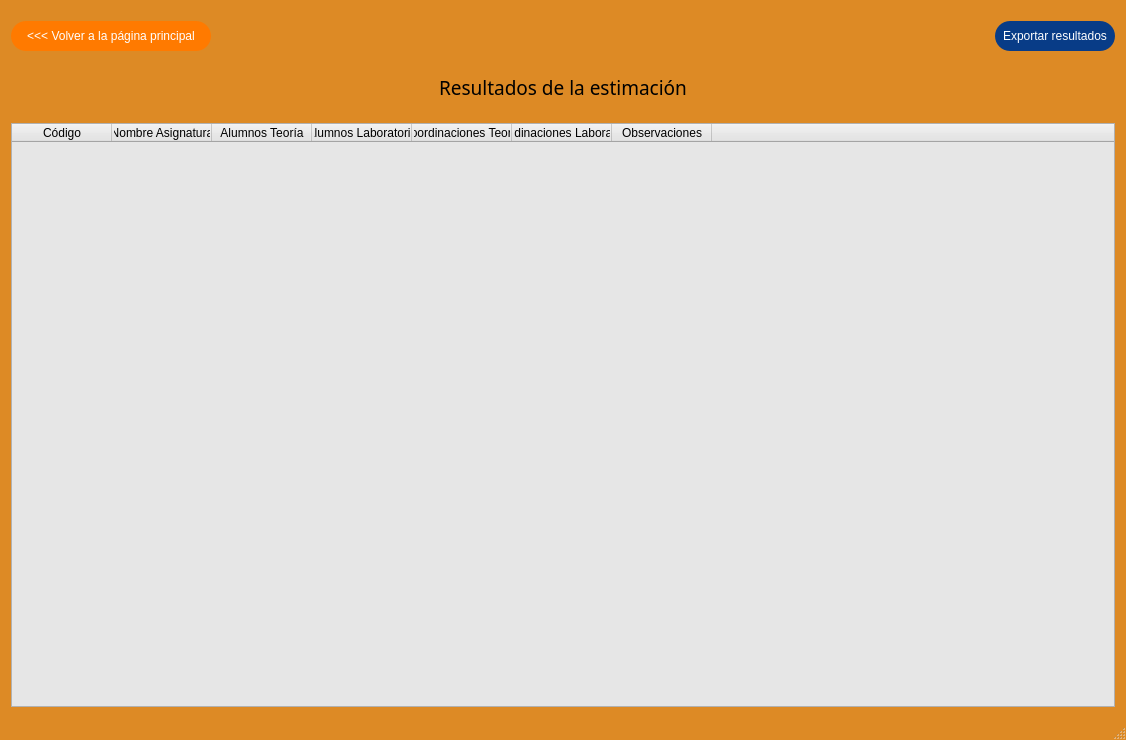
<?xml version="1.0" encoding="UTF-8"?>
<ui version="4.0">
 <class>MainWindow</class>
 <widget class="QMainWindow" name="MainWindow">
  <property name="geometry">
   <rect>
    <x>0</x>
    <y>0</y>
    <width>1126</width>
    <height>740</height>
   </rect>
  </property>
  <property name="minimumSize">
   <size>
    <width>1080</width>
    <height>720</height>
   </size>
  </property>
  <property name="windowTitle">
   <string>MainWindow</string>
  </property>
  <property name="styleSheet">
   <string notr="true">QMainWindow {
	background: #dd8a25;  /* fallback for old browsers */
background: -webkit-linear-gradient(to right, #fbf2e5, #dd8a25);  /* Chrome 10-25, Safari 5.1-6 */
background: linear-gradient(to right, #fbf2e5, #dd8a25); /* W3C, IE 10+/ Edge, Firefox 16+, Chrome 26+, Opera 12+, Safari 7+ */

}</string>
  </property>
  <property name="tabShape">
   <enum>QTabWidget::Rounded</enum>
  </property>
  <property name="unifiedTitleAndToolBarOnMac">
   <bool>false</bool>
  </property>
  <widget class="QWidget" name="centralwidget">
   <layout class="QVBoxLayout" name="verticalLayout_2">
    <property name="leftMargin">
     <number>11</number>
    </property>
    <property name="topMargin">
     <number>11</number>
    </property>
    <property name="rightMargin">
     <number>11</number>
    </property>
    <property name="bottomMargin">
     <number>11</number>
    </property>
    <item>
     <spacer name="verticalSpacer">
      <property name="orientation">
       <enum>Qt::Vertical</enum>
      </property>
      <property name="sizeType">
       <enum>QSizePolicy::Fixed</enum>
      </property>
      <property name="sizeHint" stdset="0">
       <size>
        <width>20</width>
        <height>10</height>
       </size>
      </property>
     </spacer>
    </item>
    <item>
     <layout class="QHBoxLayout" name="horizontalLayout">
      <property name="spacing">
       <number>7</number>
      </property>
      <item>
       <widget class="QPushButton" name="button_home">
        <property name="minimumSize">
         <size>
          <width>200</width>
          <height>30</height>
         </size>
        </property>
        <property name="styleSheet">
         <string notr="true">.QPushButton {
	color: white;
	background: #FF7A00;
	border-radius: 15px;
}

.QPushButton:hover {
	background: #083C87;;
}

.QPushButton:pressed {
	background: #E6E6E6;
}</string>
        </property>
        <property name="text">
         <string>&lt;&lt;&lt; Volver a la página principal</string>
        </property>
       </widget>
      </item>
      <item>
       <spacer name="horizontalSpacer">
        <property name="orientation">
         <enum>Qt::Horizontal</enum>
        </property>
        <property name="sizeHint" stdset="0">
         <size>
          <width>40</width>
          <height>20</height>
         </size>
        </property>
       </spacer>
      </item>
      <item>
       <widget class="QPushButton" name="button_exportar">
        <property name="minimumSize">
         <size>
          <width>120</width>
          <height>30</height>
         </size>
        </property>
        <property name="styleSheet">
         <string notr="true">.QPushButton {
	color: white;
	background: #083C87;
	border-radius: 15px;
}

.QPushButton:hover {
	background: #FF7A00;
}

.QPushButton:pressed {
	background: #E6E6E6;
}</string>
        </property>
        <property name="text">
         <string>Exportar resultados</string>
        </property>
       </widget>
      </item>
     </layout>
    </item>
    <item>
     <layout class="QVBoxLayout" name="verticalLayout">
      <item>
       <widget class="QLabel" name="label_titulo">
        <property name="sizePolicy">
         <sizepolicy hsizetype="Expanding" vsizetype="Fixed">
          <horstretch>0</horstretch>
          <verstretch>0</verstretch>
         </sizepolicy>
        </property>
        <property name="minimumSize">
         <size>
          <width>0</width>
          <height>60</height>
         </size>
        </property>
        <property name="font">
         <font>
          <family>Arial Rounded MT Bold</family>
          <pointsize>14</pointsize>
         </font>
        </property>
        <property name="styleSheet">
         <string notr="true"/>
        </property>
        <property name="text">
         <string>Resultados de la estimación</string>
        </property>
        <property name="alignment">
         <set>Qt::AlignCenter</set>
        </property>
       </widget>
      </item>
      <item>
       <widget class="QTableWidget" name="tableWidget">
        <property name="sizePolicy">
         <sizepolicy hsizetype="Expanding" vsizetype="Expanding">
          <horstretch>0</horstretch>
          <verstretch>0</verstretch>
         </sizepolicy>
        </property>
        <property name="minimumSize">
         <size>
          <width>960</width>
          <height>0</height>
         </size>
        </property>
        <property name="maximumSize">
         <size>
          <width>16777215</width>
          <height>16777215</height>
         </size>
        </property>
        <property name="styleSheet">
         <string notr="true">background: #E6E6E6;</string>
        </property>
        <property name="showGrid">
         <bool>true</bool>
        </property>
        <property name="gridStyle">
         <enum>Qt::DotLine</enum>
        </property>
        <property name="rowCount">
         <number>0</number>
        </property>
        <property name="columnCount">
         <number>8</number>
        </property>
        <attribute name="horizontalHeaderVisible">
         <bool>true</bool>
        </attribute>
        <attribute name="horizontalHeaderHighlightSections">
         <bool>true</bool>
        </attribute>
        <attribute name="horizontalHeaderShowSortIndicator" stdset="0">
         <bool>false</bool>
        </attribute>
        <attribute name="horizontalHeaderStretchLastSection">
         <bool>true</bool>
        </attribute>
        <attribute name="verticalHeaderVisible">
         <bool>false</bool>
        </attribute>
        <attribute name="verticalHeaderHighlightSections">
         <bool>true</bool>
        </attribute>
        <attribute name="verticalHeaderShowSortIndicator" stdset="0">
         <bool>false</bool>
        </attribute>
        <attribute name="verticalHeaderStretchLastSection">
         <bool>false</bool>
        </attribute>
        <column>
         <property name="text">
          <string>Código</string>
         </property>
        </column>
        <column>
         <property name="text">
          <string>Nombre Asignatura</string>
         </property>
        </column>
        <column>
         <property name="text">
          <string>Alumnos Teoría</string>
         </property>
        </column>
        <column>
         <property name="text">
          <string>Alumnos Laboratorio</string>
         </property>
        </column>
        <column>
         <property name="text">
          <string>Coordinaciones Teoría</string>
         </property>
        </column>
        <column>
         <property name="text">
          <string>Coordinaciones Laboratorio</string>
         </property>
        </column>
        <column>
         <property name="text">
          <string>Observaciones</string>
         </property>
        </column>
        <column>
         <property name="text">
          <string/>
         </property>
        </column>
       </widget>
      </item>
     </layout>
    </item>
   </layout>
  </widget>
  <widget class="QMenuBar" name="menubar">
   <property name="geometry">
    <rect>
     <x>0</x>
     <y>0</y>
     <width>1126</width>
     <height>21</height>
    </rect>
   </property>
  </widget>
  <widget class="QStatusBar" name="statusbar"/>
 </widget>
 <resources/>
 <connections/>
</ui>
